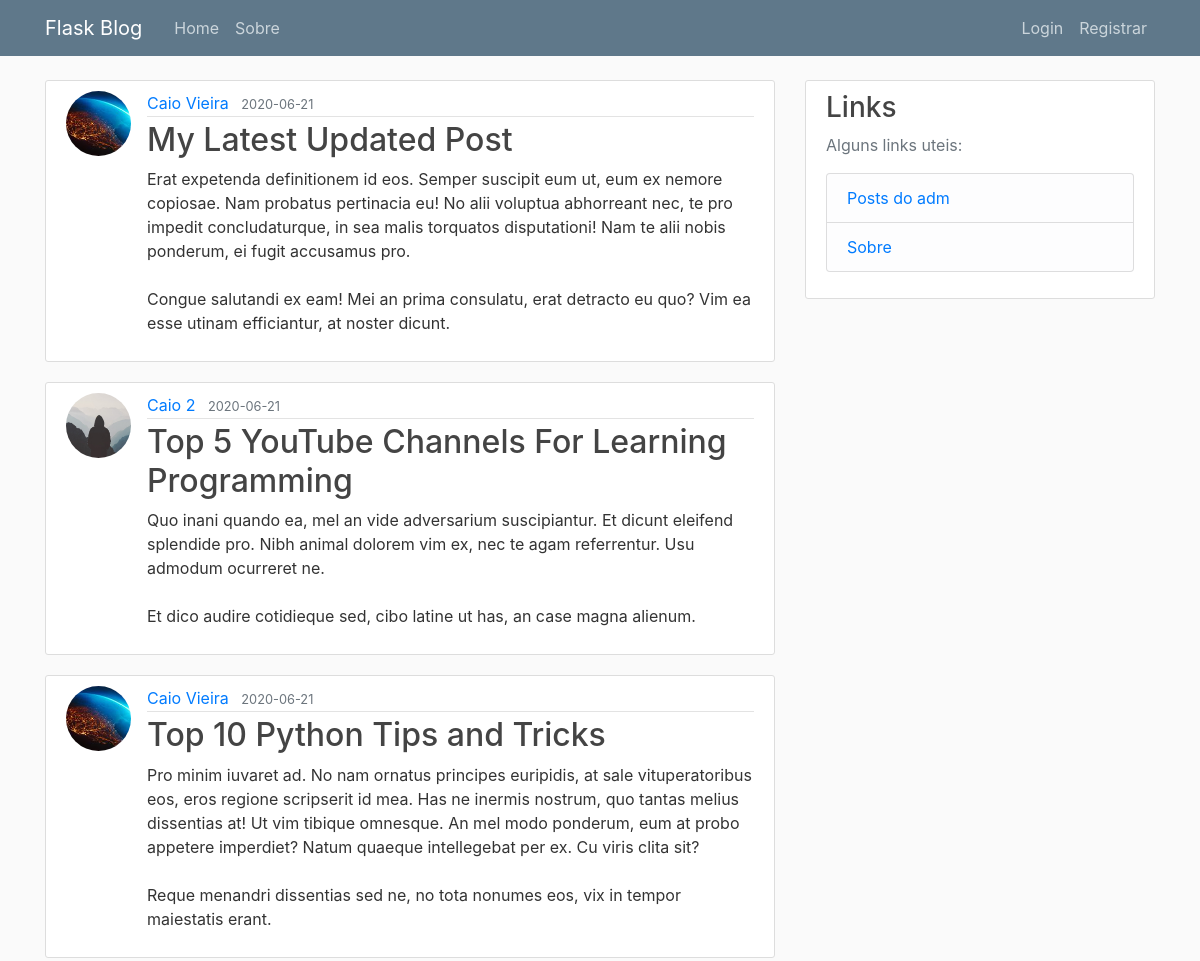
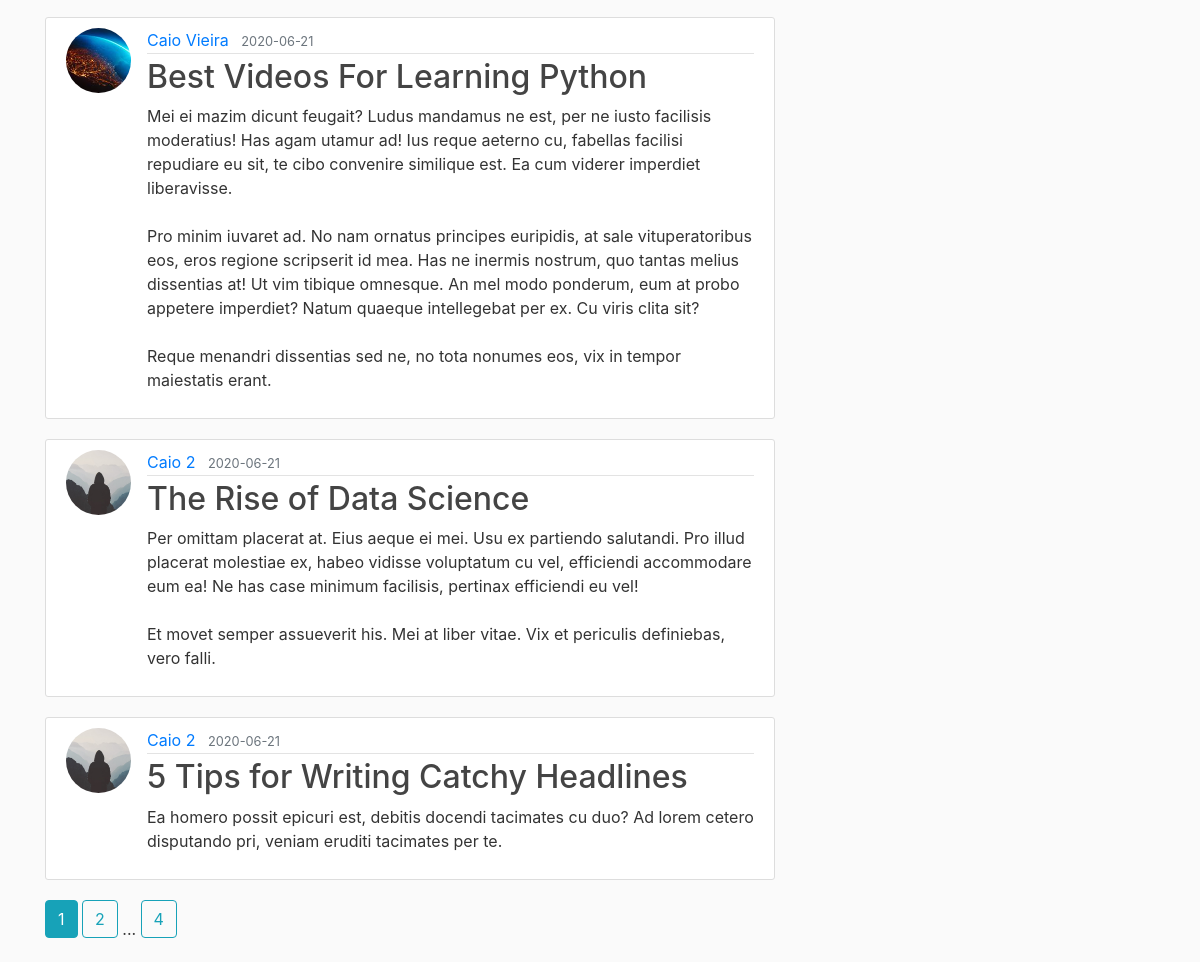
Page /home on the earlier database version (2 pictures, top to bottom).
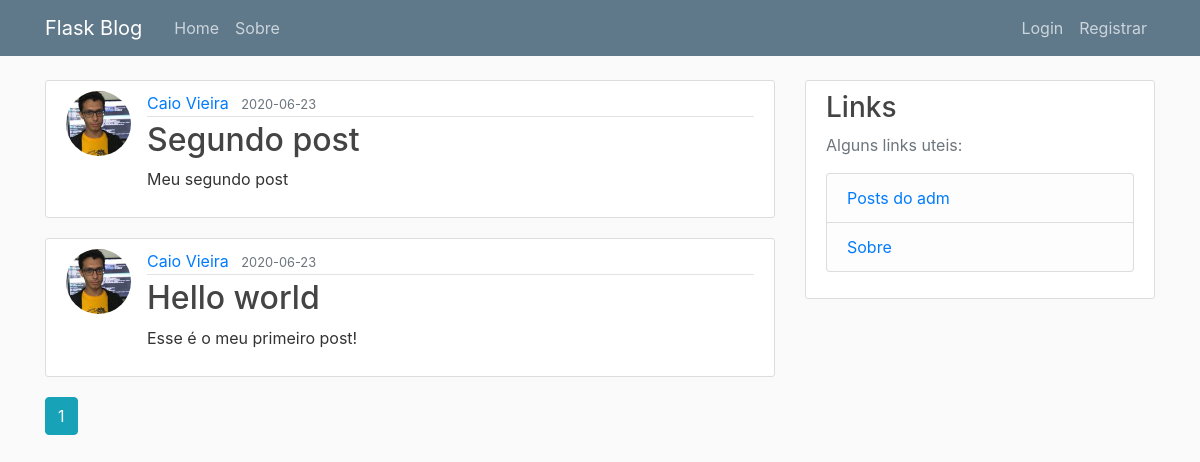
Same page on the later database version.
### flaskblog/models.py (models this page shows, shortened)
class Post(db.Model):
    id = db.Column(
        db.Integer,
        primary_key=True
    )
    title = db.Column(
        db.String(100),
        nullable=False
    )
    date_posted = db.Column(
        db.DateTime,
        nullable=False,
        default=datetime.utcnow
    )
    content = db.Column(
        db.Text,
        nullable=False
    )
    user_id = db.Column(
        db.Integer,
        db.ForeignKey('user.id'),
        nullable=False
    )
    comments = db.relationship(
        'Comment',
        backref='post',
        lazy=True
    )

class User(db.Model, UserMixin):
    id = db.Column(
        db.Integer,
        primary_key=True
    )
    username = db.Column(
        db.String(25),
        unique=True,
        nullable=False
    )
    email = db.Column(
        db.String(125),
        unique=True,
        nullable=False
    )
    image_file = db.Column(
        db.String(20),
        nullable=False,
        default='default.jpg'
    )
    password = db.Column(
        db.String(60),
        nullable=True
    )
    posts = db.relationship(
        'Post',
        backref='author',
        lazy=True
    )
    comments = db.relationship(
        'Comment',
        backref='author',
        lazy=True
    )

### flaskblog/main/routes.py (the view)
@main.route('/')
@main.route('/home')
def home():
    page = request.args.get('page', 1, type=int)
    posts = Post.query.order_by(
        Post.date_posted.desc()
    ).paginate(
        per_page=6,
        page=page
    )
    return render_template('home.html', posts=posts)

### flaskblog/templates/home.html
{% extends 'layout.html' %}
{% block content %}
    {% for post in posts.items %}
    <article class="media content-section">
        <img class="rounded-circle article-img" src="{{ url_for('static', filename='profile_pics/' + post.author.image_file) }}" alt=""/>
        <div class="media-body">
            <div class="article-metadata">
                <a class="mr-2" href="{{ url_for('users.user_posts', username=post.author.username) }}">{{ post.author.username }}</a>
                <small class="text-muted">{{ post.date_posted.strftime('%Y-%m-%d') }}</small>
            </div>
            <h2><a class="article-title" href="{{ url_for('posts.post', post_id=post.id) }}">{{ post.title }}</a></h2>
            <p class="article-content">{{ post.content }}</p>
        </div>
    </article>
    {% endfor %}
    {% for page_num in posts.iter_pages(left_edge=1, right_edge=1, left_current=1, right_current=2) %}
        {% if page_num %}
            {% if posts.page == page_num %}
                <a class="btn btn-info mb-4" href="{{ url_for('main.home', page=page_num) }}">{{ page_num }}</a>
            {% else %}
                <a class="btn btn-outline-info mb-4" href="{{ url_for('main.home', page=page_num) }}">{{ page_num }}</a>
            {% endif %}
        {% else %}
            ...
        {% endif %}
    {% endfor %}
{% endblock content %}

### flaskblog/templates/layout.html (shortened to what this page needs)
<!DOCTYPE html>
<html lang="en" dir="ltr">
<head>
    <link rel="stylesheet" href="https://maxcdn.bootstrapcdn.com/bootstrap/4.0.0/css/bootstrap.min.css">
    <link rel="stylesheet" type="text/css" href="{{ url_for('static', filename='main.css') }}">
</head>
<body>
    <header class="site-header">
        <nav class="navbar navbar-expand-md navbar-dark bg-steel fixed-top">
            <div class="container">
                <a class="navbar-brand mr-4" href="{{ url_for('main.home') }}">Flask Blog</a>
                <div class="collapse navbar-collapse" id="navbarToggle">
                    <div class="navbar-nav mr-auto">
                        <a class="nav-item nav-link" href="{{ url_for('main.home') }}">Home</a>
                        <a class="nav-item nav-link" href="{{ url_for('main.about') }}">Sobre</a>
                    </div>
                    <div class="navbar-nav">
                        {% if current_user.is_authenticated %}
                            <a class="nav-item nav-link" href="{{ url_for('posts.new_post') }}">Novo Post</a>
                            <a class="nav-item nav-link" href="{{ url_for('users.account') }}">Conta</a>
                            <a class="nav-item nav-link" href="{{ url_for('users.logout') }}">Logout</a>
                        {% else %}
                            <a class="nav-item nav-link" href="{{ url_for('users.login') }}">Login</a>
                            <a class="nav-item nav-link" href="{{ url_for('users.register') }}">Registrar</a>
                        {% endif %}
                    </div>
                </div>
            </div>
        </nav>
    </header>
    <main role="main" class="container">
        <div class="row">
            <div class="col-md-8">
                {% block content %}{% endblock %}
            </div>
            <div class="col-md-4">
                <div class="content-section">
                    <h3>Links</h3>
                    <p class='text-muted'>Alguns links uteis:
                    <ul class="list-group">
			    		<li class="list-group-item list-group-item-light"><a href="{{ url_for('users.user_posts', username='Caio Vieira') }}">Posts do adm</a></li>
					<li class="list-group-item list-group-item-light"><a href="{{ url_for('main.about') }}">Sobre</a></li>
                    </ul>
                    </p>
                </div>
            </div>
        </div>
    </main>
</body>
</html>

### flaskblog/static/main.css (style rules this page uses)
body { background: #fafafa; color: #333333; margin-top: 5rem; }
h1, h2, h3, h4, h5, h6 { color: #444444; }
.bg-steel { background-color: #5f788a; }
.site-header .navbar-nav .nav-link { color: #cbd5db; }
.content-section { background: #ffffff; padding: 10px 20px; border: 1px solid #dddddd; border-radius: 3px; margin-bottom: 20px; }
.article-title { color: #444444; }
.article-content { white-space: pre-line; }
.article-img { height: 65px; width: 65px; margin-right: 16px; }
.article-metadata { padding-bottom: 1px; margin-bottom: 4px; border-bottom: 1px solid #e3e3e3 }

Differences in the rows shown:
removed Post: image_file (picture), author.username "Caio Vieira", date_posted "2020-06-21", title "My Latest Updated Post", content "Erat expetenda definitionem id eos. Semper suscipit eum ut, eum ex nemore copiosae. Nam probatus pertinacia eu! No alii voluptua abhorreant nec, te pro impedit concludaturque, in sea malis torquatos disputationi! Nam te alii nobis ponderum, ei fugit accusamus pro. Congue salutandi ex eam! Mei an prima consulatu, erat detracto eu quo? Vim ea esse utinam efficiantur, at noster dicunt."
removed Post: image_file (placeholder picture), author.username "Caio 2", date_posted "2020-06-21", title "Top 5 YouTube Channels For Learning Programming", content "Quo inani quando ea, mel an vide adversarium suscipiantur. Et dicunt eleifend splendide pro. Nibh animal dolorem vim ex, nec te agam referrentur. Usu admodum ocurreret ne. Et dico audire cotidieque sed, cibo latine ut has, an case magna alienum."
removed Post: image_file (picture), author.username "Caio Vieira", date_posted "2020-06-21", title "Top 10 Python Tips and Tricks", content "Pro minim iuvaret ad. No nam ornatus principes euripidis, at sale vituperatoribus eos, eros regione scripserit id mea. Has ne inermis nostrum, quo tantas melius dissentias at! Ut vim tibique omnesque. An mel modo ponderum, eum at probo appetere imperdiet? Natum quaeque intellegebat per ex. Cu viris clita sit? Reque menandri dissentias sed ne, no tota nonumes eos, vix in tempor maiestatis erant."
removed Post: image_file (picture), author.username "Caio Vieira", date_posted "2020-06-21", title "Best Videos For Learning Python", content "Mei ei mazim dicunt feugait? Ludus mandamus ne est, per ne iusto facilisis moderatius! Has agam utamur ad! Ius reque aeterno cu, fabellas facilisi repudiare eu sit, te cibo convenire similique est. Ea cum viderer imperdiet liberavisse. Pro minim iuvaret ad. No nam ornatus principes euripidis, at sale vituperatoribus eos, eros regione scripserit id mea. Has ne inermis nostrum, quo tantas melius dissentias at! Ut vim tibique omnesque. An mel modo ponderum, eum at probo appetere imperdiet? Natum quaeque intellegebat per ex. Cu viris clita sit? Reque menandri dissentias sed ne, no tota nonumes eos, vix in tempor maiestatis erant."
removed Post: image_file (placeholder picture), author.username "Caio 2", date_posted "2020-06-21", title "The Rise of Data Science", content "Per omittam placerat at. Eius aeque ei mei. Usu ex partiendo salutandi. Pro illud placerat molestiae ex, habeo vidisse voluptatum cu vel, efficiendi accommodare eum ea! Ne has case minimum facilisis, pertinax efficiendi eu vel! Et movet semper assueverit his. Mei at liber vitae. Vix et periculis definiebas, vero falli."
removed Post: image_file (placeholder picture), author.username "Caio 2", date_posted "2020-06-21", title "5 Tips for Writing Catchy Headlines", content "Ea homero possit epicuri est, debitis docendi tacimates cu duo? Ad lorem cetero disputando pri, veniam eruditi tacimates per te."
added Post: image_file (picture), author.username "Caio Vieira", date_posted "2020-06-23", title "Segundo post", content "Meu segundo post"
now on this page (row edited): Post: image_file (picture), author.username "Caio Vieira", date_posted "2020-06-23", title "Hello world", content "Esse é o meu primeiro post!"
Other differences:
list line gone: "2"
list line gone: "4"
